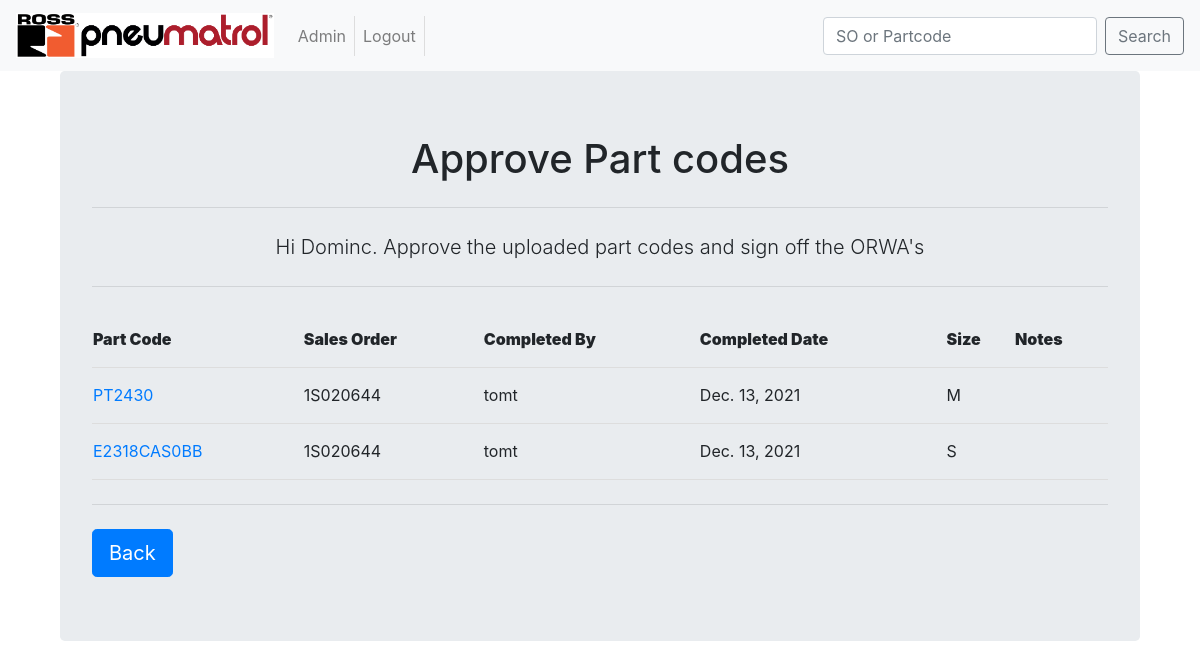
The app's page /ORWAapp/home/Approve/ (signed in) with its own data.
### ORWAapp/models.py (models this page shows, shortened)
class Parts(models.Model):
	part_code = models.CharField(max_length=22, unique=True)
	part_type = models.ForeignKey(PartType, on_delete=models.CASCADE)
	sales_order = models.ForeignKey(SalesOrder, on_delete=models.CASCADE, related_name='salesorder')
	updated_code = models.BooleanField(default=False)
	start_date = models.DateField()
	completed_by = models.ForeignKey(User, on_delete=models.CASCADE, related_name='completedby', null=False, blank=True)
	completed_date = models.DateField(auto_now_add = True)
	approved_by = models.ForeignKey(User, on_delete=models.CASCADE, related_name='approvedby', null=True, blank=True)
	approved_date = models.DateField(null=True, blank=True)
	problem_parts = models.BooleanField(default=False, verbose_name ="Problem parts checked")
	problem_parts_cleared = models.BooleanField(default = False)
	notes = models.TextField(blank=True, max_length = 256)
	SMALL = 'S'
	MEDIUM = "M"
	LARGE = "L"
	HUGE = "H"
	SIZE_CHOICES = [
	    (SMALL, 'Small'),
	    (MEDIUM, 'Medium'),
	    (LARGE, 'Large'),
	    (HUGE, 'Huge'),
	]
	size = models.CharField(max_length=1, choices=SIZE_CHOICES, null = False)
	class Meta:
		verbose_name_plural = "Parts"

class SalesOrder(models.Model):
	order_number = models.CharField(max_length = 8,
									unique = True,
									help_text = "1S###### or SAMP####",
									validators =[MinLengthValidator(8, message="Order number is too short")],
									)
	customer = models.ForeignKey(Customers,on_delete = models.CASCADE)
	entered_date = models.DateField(null = True, blank = True)
	order_date = models.DateField(help_text = "date on the paperwork")
	issue_date = models.DateField(null = True, blank = True)
	ORWA_lines = models.IntegerField(null = False,
									default=1,
									help_text= "number of lines that are an ORWA",
									validators=[MinValueValidator(1, message = "less that 1 line at ORWA")],
									)
	reject_user = models.ForeignKey(User,
									on_delete = models.CASCADE,
									related_name='rejected_by',
									null=True,
									blank=True,
									)
	reject_date = models.DateField(null = True, blank = True)
	reject_note = models.TextField(max_length = 200,
								 	blank = True,
								 	)
	notes = models.TextField(blank = True)
	paperwork = models.FileField(upload_to = update_filename,
									blank = False,
									)
	completed_paperwork = models.FileField(upload_to = update_filename_complete,
									blank = True,
									)
	allocated_to = models.ForeignKey(User,
									on_delete = models.CASCADE,
									null = True,
									blank = True,
									)
	class Meta:
		verbose_name_plural = "SalesOrders"
	def __str__(self):
	    return self.order_number

### ORWAapp/views.py (the view)
# urls.py: path('home/Approve/', views.Approve, name = "Approve"),
def Approve(request):
    user = request.user.first_name
    partdata = Parts.objects.filter(
        approved_date__isnull=True
        )
    context = {
    'Parts':partdata,
    'insert_me':user,
    }
    return render(request,'ORWAapp/home/Approve.html',context)

### templates/ORWAapp/home/Approve.html (shortened to what this page needs)
<!DOCTYPE html>
{% extends "base.html" %}
	{% block body_block %}
		<div class="container">
			<div class="jumbotron">
				<center>
					<h1>Approve Part codes </h1>
						<hr class="my-4">
						<p class="lead">Hi {{ insert_me }}. Approve the uploaded part codes and sign off the ORWA's </p>
						<hr class="my-4">
						<table id="Approval">
						    <tr>
						        <th><strong>Part Code</strong></th>
						        <th><strong>Sales Order</strong></th>
						        <th><strong>Completed By</strong></th>
						        <th><strong>Completed Date</strong></th>
						        <th><strong>Size</strong></th>
						        <th><strong>Notes</strong></th>
						    </tr>
						    {% for p in Parts %}
						    <tr>
						    	<td><a href="{% url 'ORWAapp:ApprovePart' p.part_code %}">{{ p.part_code }}</a></td>
						        <td>{{ p.sales_order }}</td>
						        <td>{{ p.completed_by }}</td>
						        <td>{{ p.completed_date }}</td>
						        <td>{{ p.size }}</td>
						        <td>{{ p.notes }}</td>
						    </tr>
						    {% endfor %}
	    				</table>
				</center>
			<hr class="my-4">
			<a class="btn btn-primary btn-lg" href="{% url 'ORWAapp:home' %}" role="button">Back</a>
			</div>
		</div>
	{% endblock %}

### ORWAapp/static/css/mystyle.css (style rules this page uses)
table { width:100%; font-size: 16px; }
td, th { height: 56px; padding-top: 12px; padding-bottom: 12px; border-bottom: 1px solid #ddd; text-align:left; }

### records on screen
Parts: part_code "PT2430", sales_order "1S020644", completed_by "tomt", completed_date "Dec. 13, 2021", size "M"
Parts: part_code "E2318CAS0BB", sales_order "1S020644", completed_by "tomt", completed_date "Dec. 13, 2021", size "S"

### other values on screen
{{ insert_me }} "Dominc"
